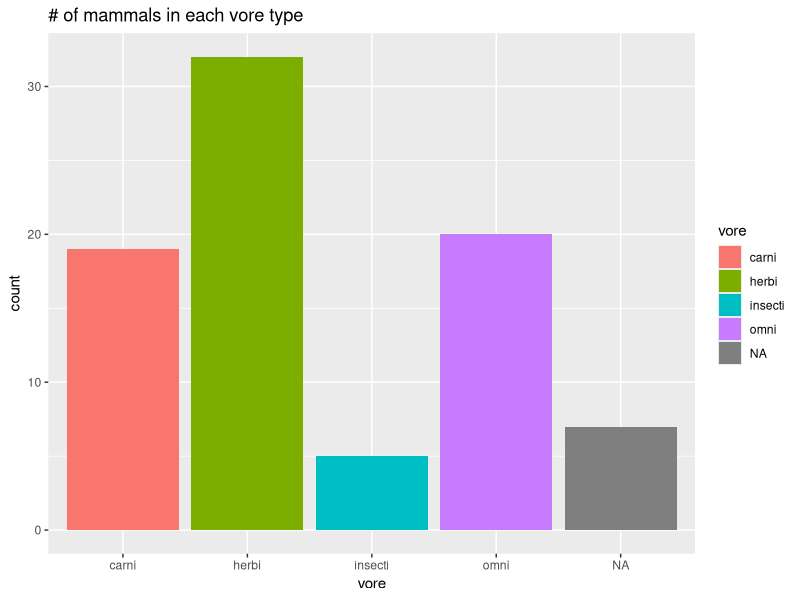
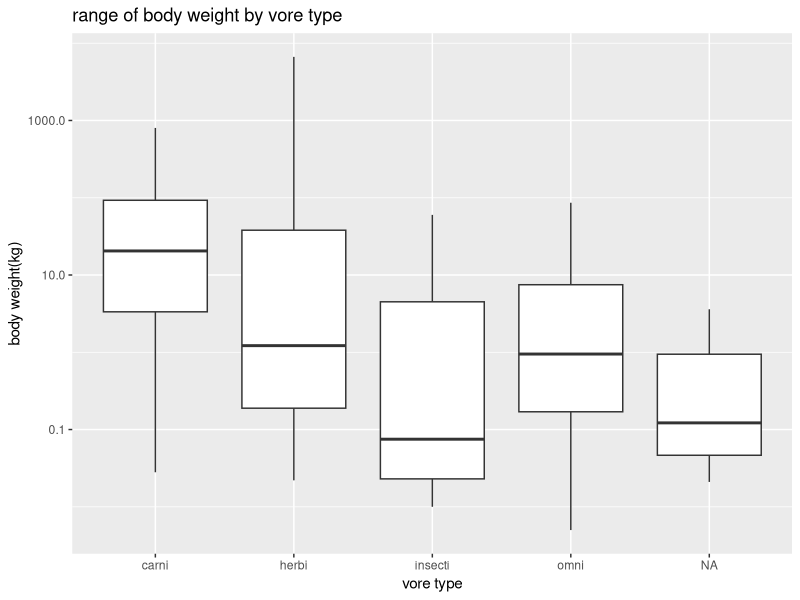
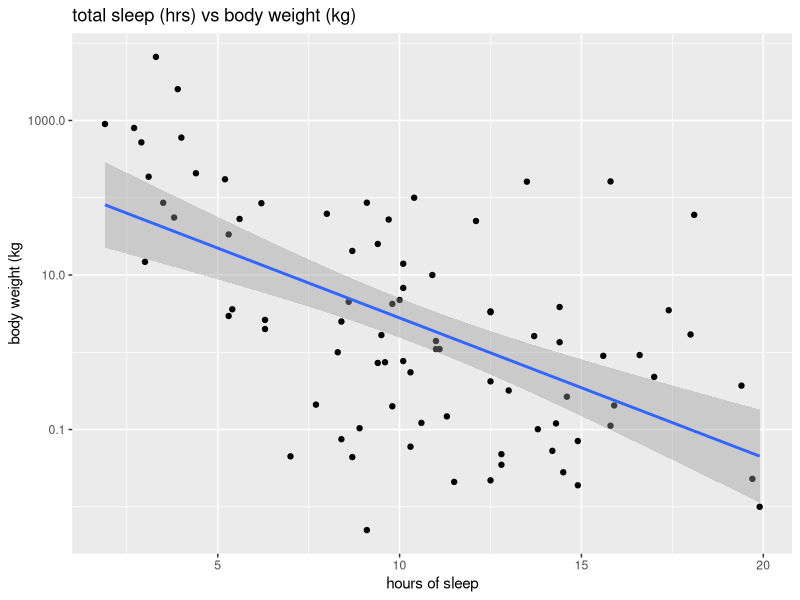
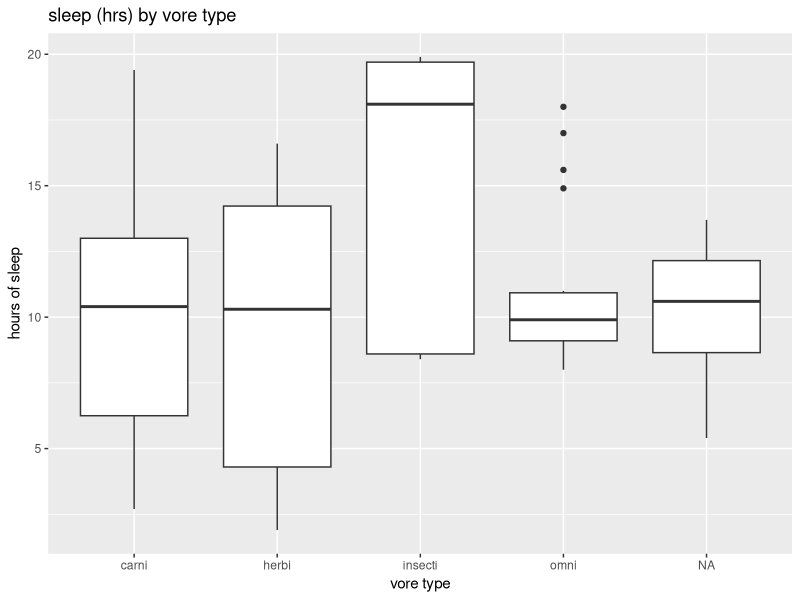
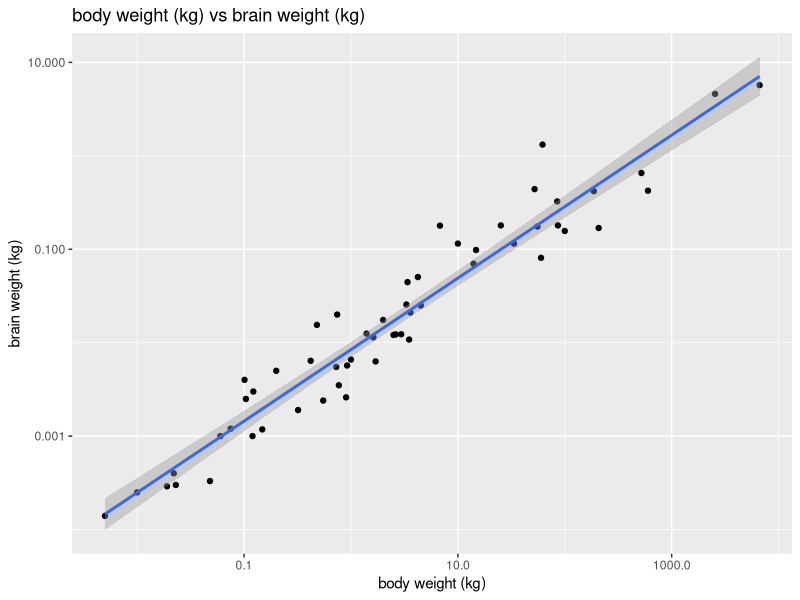

Generate these figures, in order, with R:
## ---- chunk 1
library("tidyverse")
options(scipen = 999) #disable scientific notation
## ---- chunk 2
glimpse(msleep)
## ---- chunk 3
names(msleep)
?msleep
## ---- chunk 4
ggplot(data = msleep,
       mapping = aes(x=vore))+
  geom_bar(mapping = aes(fill = vore))+
  labs(title= "# of mammals in each vore type")
## ---- chunk 5
mean(msleep$sleep_total)
## ---- chunk 6
msleep <- msleep
## ---- chunk 7
summary(msleep$bodywt)
## ---- chunk 8
ggplot(data = msleep,
       mapping = aes(x=vore, y=bodywt))+
  geom_boxplot()+
  scale_y_log10()+
  labs(title= "range of body weight by vore type",
       x= "vore type",
       y= "body weight(kg)")
## ---- chunk 9
ggplot(data = msleep,
       mapping = aes(x= sleep_total, y = bodywt))+
  geom_point()+
  geom_smooth(method = lm, se=T)+
  scale_y_log10()+
  labs(title = "total sleep (hrs) vs body weight (kg)",
       x= "hours of sleep",
       y= "body weight (kg")
## ---- chunk 10
ggplot(data = msleep,
       mapping = aes(x= vore, y= sleep_total))+
  geom_boxplot()+
  labs(title = "sleep (hrs) by vore type",
       x= "vore type",
       y= "hours of sleep")
## ---- chunk 11
ggplot(data = msleep,
       mapping = aes(y= brainwt, x= bodywt))+
  geom_point()+
  scale_x_log10()+
  scale_y_log10()+
  geom_smooth(method = lm, se= T)+
  labs(title = "body weight (kg) vs brain weight (kg)",
       x= "body weight (kg)",
       y= "brain weight (kg)")
